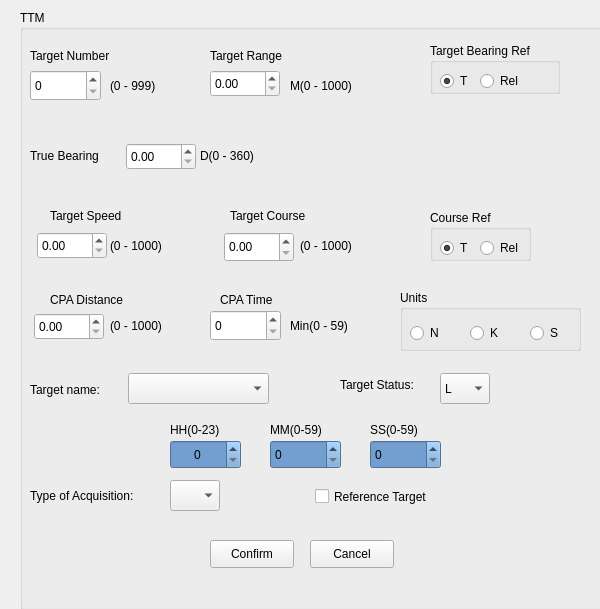
<?xml version="1.0" encoding="UTF-8"?>
<ui version="4.0">
 <class>CIBS</class>
 <widget class="QFrame" name="CIBS">
  <property name="geometry">
   <rect>
    <x>0</x>
    <y>0</y>
    <width>600</width>
    <height>609</height>
   </rect>
  </property>
  <property name="windowTitle">
   <string>Frame</string>
  </property>
  <widget class="QGroupBox" name="groupBox_8">
   <property name="geometry">
    <rect>
     <x>20</x>
     <y>10</y>
     <width>600</width>
     <height>600</height>
    </rect>
   </property>
   <property name="title">
    <string>TTM</string>
   </property>
   <widget class="QLabel" name="label_15">
    <property name="geometry">
     <rect>
      <x>10</x>
      <y>30</y>
      <width>101</width>
      <height>31</height>
     </rect>
    </property>
    <property name="text">
     <string>Target Number</string>
    </property>
   </widget>
   <widget class="QSpinBox" name="tgt_num_sb">
    <property name="geometry">
     <rect>
      <x>10</x>
      <y>60</y>
      <width>71</width>
      <height>31</height>
     </rect>
    </property>
    <property name="maximum">
     <number>999</number>
    </property>
   </widget>
   <widget class="QLabel" name="label_16">
    <property name="geometry">
     <rect>
      <x>90</x>
      <y>60</y>
      <width>61</width>
      <height>31</height>
     </rect>
    </property>
    <property name="text">
     <string>(0 - 999)</string>
    </property>
   </widget>
   <widget class="QLabel" name="label_18">
    <property name="geometry">
     <rect>
      <x>270</x>
      <y>60</y>
      <width>91</width>
      <height>31</height>
     </rect>
    </property>
    <property name="text">
     <string>M(0 - 1000)</string>
    </property>
   </widget>
   <widget class="QLabel" name="label_19">
    <property name="geometry">
     <rect>
      <x>10</x>
      <y>130</y>
      <width>91</width>
      <height>31</height>
     </rect>
    </property>
    <property name="text">
     <string>True Bearing</string>
    </property>
   </widget>
   <widget class="QLabel" name="label_20">
    <property name="geometry">
     <rect>
      <x>180</x>
      <y>130</y>
      <width>70</width>
      <height>31</height>
     </rect>
    </property>
    <property name="text">
     <string>D(0 - 360)</string>
    </property>
   </widget>
   <widget class="QLabel" name="label_22">
    <property name="geometry">
     <rect>
      <x>30</x>
      <y>190</y>
      <width>101</width>
      <height>31</height>
     </rect>
    </property>
    <property name="text">
     <string>Target Speed</string>
    </property>
   </widget>
   <widget class="QLabel" name="label_23">
    <property name="geometry">
     <rect>
      <x>90</x>
      <y>220</y>
      <width>71</width>
      <height>31</height>
     </rect>
    </property>
    <property name="text">
     <string>(0 - 1000)</string>
    </property>
   </widget>
   <widget class="QLabel" name="label_24">
    <property name="geometry">
     <rect>
      <x>210</x>
      <y>190</y>
      <width>101</width>
      <height>31</height>
     </rect>
    </property>
    <property name="text">
     <string>Target Course</string>
    </property>
   </widget>
   <widget class="QLabel" name="label_25">
    <property name="geometry">
     <rect>
      <x>280</x>
      <y>220</y>
      <width>71</width>
      <height>31</height>
     </rect>
    </property>
    <property name="text">
     <string>(0 - 1000)</string>
    </property>
   </widget>
   <widget class="QLabel" name="label_27">
    <property name="geometry">
     <rect>
      <x>30</x>
      <y>280</y>
      <width>101</width>
      <height>20</height>
     </rect>
    </property>
    <property name="text">
     <string>CPA Distance</string>
    </property>
   </widget>
   <widget class="QLabel" name="label_28">
    <property name="geometry">
     <rect>
      <x>90</x>
      <y>300</y>
      <width>71</width>
      <height>31</height>
     </rect>
    </property>
    <property name="text">
     <string>(0 - 1000)</string>
    </property>
   </widget>
   <widget class="QLabel" name="label_29">
    <property name="geometry">
     <rect>
      <x>200</x>
      <y>280</y>
      <width>101</width>
      <height>20</height>
     </rect>
    </property>
    <property name="text">
     <string>CPA Time</string>
    </property>
   </widget>
   <widget class="QSpinBox" name="cpa_time">
    <property name="geometry">
     <rect>
      <x>190</x>
      <y>300</y>
      <width>71</width>
      <height>31</height>
     </rect>
    </property>
    <property name="maximum">
     <number>59</number>
    </property>
   </widget>
   <widget class="QLabel" name="label_30">
    <property name="geometry">
     <rect>
      <x>270</x>
      <y>300</y>
      <width>81</width>
      <height>31</height>
     </rect>
    </property>
    <property name="text">
     <string>Min(0 - 59)</string>
    </property>
   </widget>
   <widget class="QGroupBox" name="units">
    <property name="geometry">
     <rect>
      <x>380</x>
      <y>280</y>
      <width>181</width>
      <height>61</height>
     </rect>
    </property>
    <property name="title">
     <string>Units</string>
    </property>
    <widget class="QRadioButton" name="knots_rb">
     <property name="geometry">
      <rect>
       <x>10</x>
       <y>30</y>
       <width>41</width>
       <height>26</height>
      </rect>
     </property>
     <property name="text">
      <string>N</string>
     </property>
    </widget>
    <widget class="QRadioButton" name="Kmph_rb">
     <property name="geometry">
      <rect>
       <x>70</x>
       <y>30</y>
       <width>41</width>
       <height>26</height>
      </rect>
     </property>
     <property name="text">
      <string>K</string>
     </property>
    </widget>
    <widget class="QRadioButton" name="statute_rb">
     <property name="geometry">
      <rect>
       <x>130</x>
       <y>30</y>
       <width>41</width>
       <height>26</height>
      </rect>
     </property>
     <property name="text">
      <string>S</string>
     </property>
    </widget>
   </widget>
   <widget class="QLabel" name="label_31">
    <property name="geometry">
     <rect>
      <x>10</x>
      <y>370</y>
      <width>91</width>
      <height>20</height>
     </rect>
    </property>
    <property name="text">
     <string>Target name:</string>
    </property>
   </widget>
   <widget class="QComboBox" name="tgt_name_cb">
    <property name="geometry">
     <rect>
      <x>108</x>
      <y>363</y>
      <width>141</width>
      <height>31</height>
     </rect>
    </property>
    <item>
     <property name="text">
      <string/>
     </property>
    </item>
    <item>
     <property name="text">
      <string>Alpha</string>
     </property>
    </item>
    <item>
     <property name="text">
      <string>Beta</string>
     </property>
    </item>
    <item>
     <property name="text">
      <string>Gamma</string>
     </property>
    </item>
    <item>
     <property name="text">
      <string>Sigma</string>
     </property>
    </item>
    <item>
     <property name="text">
      <string/>
     </property>
    </item>
   </widget>
   <widget class="QLabel" name="label_32">
    <property name="geometry">
     <rect>
      <x>320</x>
      <y>359</y>
      <width>91</width>
      <height>31</height>
     </rect>
    </property>
    <property name="text">
     <string>Target Status:</string>
    </property>
   </widget>
   <widget class="QLabel" name="label_33">
    <property name="geometry">
     <rect>
      <x>250</x>
      <y>410</y>
      <width>81</width>
      <height>20</height>
     </rect>
    </property>
    <property name="text">
     <string>MM(0-59)</string>
    </property>
   </widget>
   <widget class="QSpinBox" name="sec_sb">
    <property name="geometry">
     <rect>
      <x>350</x>
      <y>430</y>
      <width>71</width>
      <height>29</height>
     </rect>
    </property>
    <property name="styleSheet">
     <string notr="true">background-color: rgb(114, 159, 207);</string>
    </property>
    <property name="maximum">
     <number>59</number>
    </property>
   </widget>
   <widget class="QLabel" name="label_34">
    <property name="geometry">
     <rect>
      <x>350</x>
      <y>410</y>
      <width>63</width>
      <height>20</height>
     </rect>
    </property>
    <property name="text">
     <string>SS(0-59)</string>
    </property>
   </widget>
   <widget class="QSpinBox" name="hrs_sb">
    <property name="geometry">
     <rect>
      <x>150</x>
      <y>430</y>
      <width>71</width>
      <height>29</height>
     </rect>
    </property>
    <property name="styleSheet">
     <string notr="true">background-color: rgb(114, 159, 207);</string>
    </property>
    <property name="alignment">
     <set>Qt::AlignmentFlag::AlignCenter</set>
    </property>
    <property name="maximum">
     <number>23</number>
    </property>
   </widget>
   <widget class="QLabel" name="label_35">
    <property name="geometry">
     <rect>
      <x>150</x>
      <y>410</y>
      <width>71</width>
      <height>20</height>
     </rect>
    </property>
    <property name="text">
     <string>HH(0-23)</string>
    </property>
   </widget>
   <widget class="QSpinBox" name="min_sb">
    <property name="geometry">
     <rect>
      <x>250</x>
      <y>430</y>
      <width>71</width>
      <height>29</height>
     </rect>
    </property>
    <property name="styleSheet">
     <string notr="true">background-color: rgb(114, 159, 207);</string>
    </property>
    <property name="maximum">
     <number>59</number>
    </property>
   </widget>
   <widget class="QLabel" name="label_36">
    <property name="geometry">
     <rect>
      <x>10</x>
      <y>470</y>
      <width>131</width>
      <height>31</height>
     </rect>
    </property>
    <property name="text">
     <string>Type of Acquisition:</string>
    </property>
   </widget>
   <widget class="QPushButton" name="TTM_confirm">
    <property name="geometry">
     <rect>
      <x>190</x>
      <y>530</y>
      <width>84</width>
      <height>28</height>
     </rect>
    </property>
    <property name="text">
     <string>Confirm</string>
    </property>
   </widget>
   <widget class="QPushButton" name="TTM_cancel">
    <property name="geometry">
     <rect>
      <x>290</x>
      <y>530</y>
      <width>84</width>
      <height>28</height>
     </rect>
    </property>
    <property name="text">
     <string>Cancel</string>
    </property>
   </widget>
   <widget class="QGroupBox" name="groupBox_10">
    <property name="geometry">
     <rect>
      <x>410</x>
      <y>200</y>
      <width>101</width>
      <height>51</height>
     </rect>
    </property>
    <property name="title">
     <string>Course Ref</string>
    </property>
    <widget class="QRadioButton" name="course_bearing_T">
     <property name="geometry">
      <rect>
       <x>10</x>
       <y>30</y>
       <width>31</width>
       <height>16</height>
      </rect>
     </property>
     <property name="text">
      <string>T</string>
     </property>
     <property name="checked">
      <bool>true</bool>
     </property>
    </widget>
    <widget class="QRadioButton" name="course_bearing_F">
     <property name="geometry">
      <rect>
       <x>50</x>
       <y>30</y>
       <width>50</width>
       <height>16</height>
      </rect>
     </property>
     <property name="text">
      <string>Rel</string>
     </property>
     <property name="checkable">
      <bool>false</bool>
     </property>
    </widget>
   </widget>
   <widget class="QGroupBox" name="groupBox_11">
    <property name="geometry">
     <rect>
      <x>410</x>
      <y>33</y>
      <width>130</width>
      <height>51</height>
     </rect>
    </property>
    <property name="title">
     <string>Target Bearing Ref</string>
    </property>
    <widget class="QRadioButton" name="tgt_bearing_T">
     <property name="geometry">
      <rect>
       <x>10</x>
       <y>30</y>
       <width>31</width>
       <height>16</height>
      </rect>
     </property>
     <property name="text">
      <string>T</string>
     </property>
     <property name="checkable">
      <bool>true</bool>
     </property>
     <property name="checked">
      <bool>true</bool>
     </property>
    </widget>
    <widget class="QRadioButton" name="tgt_bearing_R">
     <property name="geometry">
      <rect>
       <x>50</x>
       <y>30</y>
       <width>50</width>
       <height>16</height>
      </rect>
     </property>
     <property name="text">
      <string>Rel</string>
     </property>
     <property name="checkable">
      <bool>false</bool>
     </property>
    </widget>
   </widget>
   <widget class="QComboBox" name="tgt_status_cb">
    <property name="geometry">
     <rect>
      <x>420</x>
      <y>363</y>
      <width>50</width>
      <height>31</height>
     </rect>
    </property>
    <item>
     <property name="text">
      <string>L</string>
     </property>
    </item>
    <item>
     <property name="text">
      <string>Q</string>
     </property>
    </item>
    <item>
     <property name="text">
      <string>T</string>
     </property>
    </item>
   </widget>
   <widget class="QLabel" name="label_17">
    <property name="geometry">
     <rect>
      <x>190</x>
      <y>30</y>
      <width>101</width>
      <height>31</height>
     </rect>
    </property>
    <property name="text">
     <string>Target Range</string>
    </property>
   </widget>
   <widget class="QDoubleSpinBox" name="tgt_range">
    <property name="geometry">
     <rect>
      <x>190</x>
      <y>60</y>
      <width>70</width>
      <height>27</height>
     </rect>
    </property>
    <property name="maximum">
     <double>1000.000000000000000</double>
    </property>
   </widget>
   <widget class="QDoubleSpinBox" name="true_bearing">
    <property name="geometry">
     <rect>
      <x>106</x>
      <y>133</y>
      <width>70</width>
      <height>27</height>
     </rect>
    </property>
    <property name="maximum">
     <double>359.990000000000009</double>
    </property>
   </widget>
   <widget class="QDoubleSpinBox" name="tgt_course">
    <property name="geometry">
     <rect>
      <x>204</x>
      <y>222</y>
      <width>70</width>
      <height>30</height>
     </rect>
    </property>
    <property name="maximum">
     <double>1000.000000000000000</double>
    </property>
   </widget>
   <widget class="QCheckBox" name="referenceTgt">
    <property name="geometry">
     <rect>
      <x>295</x>
      <y>475</y>
      <width>150</width>
      <height>23</height>
     </rect>
    </property>
    <property name="text">
     <string>Reference Target</string>
    </property>
   </widget>
  </widget>
  <widget class="QComboBox" name="type_of_acq">
   <property name="geometry">
    <rect>
     <x>170</x>
     <y>480</y>
     <width>50</width>
     <height>31</height>
    </rect>
   </property>
   <item>
    <property name="text">
     <string/>
    </property>
   </item>
   <item>
    <property name="text">
     <string>M</string>
    </property>
   </item>
   <item>
    <property name="text">
     <string>R</string>
    </property>
   </item>
   <item>
    <property name="text">
     <string>A</string>
    </property>
   </item>
  </widget>
  <widget class="QDoubleSpinBox" name="tgt_speed">
   <property name="geometry">
    <rect>
     <x>37</x>
     <y>232</y>
     <width>70</width>
     <height>27</height>
    </rect>
   </property>
   <property name="maximum">
    <double>1000.000000000000000</double>
   </property>
  </widget>
  <widget class="QDoubleSpinBox" name="cpa_distance">
   <property name="geometry">
    <rect>
     <x>34</x>
     <y>313</y>
     <width>70</width>
     <height>27</height>
    </rect>
   </property>
   <property name="maximum">
    <double>1000.000000000000000</double>
   </property>
  </widget>
 </widget>
 <resources/>
 <connections/>
</ui>
